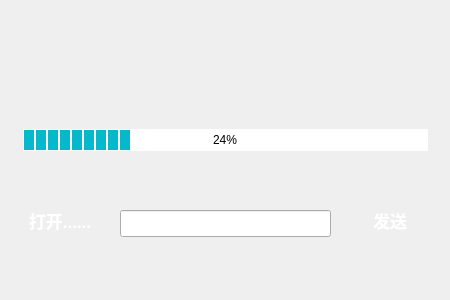
<?xml version="1.0" encoding="UTF-8"?>
<ui version="4.0">
 <class>FileTransfer</class>
 <widget class="QWidget" name="FileTransfer">
  <property name="geometry">
   <rect>
    <x>0</x>
    <y>0</y>
    <width>450</width>
    <height>300</height>
   </rect>
  </property>
  <property name="windowTitle">
   <string>Form</string>
  </property>
  <widget class="QPushButton" name="Open_pushButton">
   <property name="geometry">
    <rect>
     <x>10</x>
     <y>200</y>
     <width>100</width>
     <height>40</height>
    </rect>
   </property>
   <property name="focusPolicy">
    <enum>Qt::NoFocus</enum>
   </property>
   <property name="styleSheet">
    <string notr="true">QPushButton{
    color: white;
    font: bold 13pt;
    border:none;
    min-height: 24px;
    min-width: 60px;
	border-image: url(:/images/images/button-login.svg);
	
}
QPushButton:hover{
    color: lightgray;
    border:none;
	border-image: url(:/images/images/button-login-hover.svg);
}
QPushButton:pressed {
    color: lightgray;
    border:none;
	border-image: url(:/images/images/button-login-press.svg);
    padding-top: -15px;
    padding-bottom: -17px;
} </string>
   </property>
   <property name="text">
    <string>打开......</string>
   </property>
  </widget>
  <widget class="QPushButton" name="Send_pushButton">
   <property name="geometry">
    <rect>
     <x>340</x>
     <y>200</y>
     <width>100</width>
     <height>40</height>
    </rect>
   </property>
   <property name="focusPolicy">
    <enum>Qt::NoFocus</enum>
   </property>
   <property name="styleSheet">
    <string notr="true">QPushButton{
    color: white;
    font: bold 13pt;
    border:none;
    min-height: 24px;
    min-width: 60px;
	border-image: url(:/images/images/button-login.svg);
	
}
QPushButton:hover{
    color: lightgray;
    border:none;
	border-image: url(:/images/images/button-login-hover.svg);
}
QPushButton:pressed {
    color: lightgray;
    border:none;
	border-image: url(:/images/images/button-login-press.svg);
    padding-top: -15px;
    padding-bottom: -17px;
} </string>
   </property>
   <property name="text">
    <string>发送</string>
   </property>
  </widget>
  <widget class="QLineEdit" name="FileName_lineEdit">
   <property name="geometry">
    <rect>
     <x>120</x>
     <y>210</y>
     <width>211</width>
     <height>27</height>
    </rect>
   </property>
  </widget>
  <widget class="QPushButton" name="pushButton">
   <property name="geometry">
    <rect>
     <x>420</x>
     <y>10</y>
     <width>20</width>
     <height>20</height>
    </rect>
   </property>
   <property name="focusPolicy">
    <enum>Qt::NoFocus</enum>
   </property>
   <property name="styleSheet">
    <string notr="true">QPushButton{
			border-image: url(:/images/images/button-quit.svg);
   			border:none;
}
QPushButton:hover{border:none;border-image: url(:/images/images/button-quit.svg);}
QPushButton:pressed{border:none;border-image: url(:/images/images/button-quit.svg);}</string>
   </property>
   <property name="text">
    <string/>
   </property>
   <property name="icon">
    <iconset resource="images.qrc">
     <normaloff>:/images/images/button-quit.svg</normaloff>:/images/images/button-quit.svg</iconset>
   </property>
   <property name="iconSize">
    <size>
     <width>25</width>
     <height>25</height>
    </size>
   </property>
  </widget>
  <widget class="QWidget" name="layoutWidget">
   <property name="geometry">
    <rect>
     <x>10</x>
     <y>40</y>
     <width>431</width>
     <height>111</height>
    </rect>
   </property>
   <layout class="QHBoxLayout" name="horizontalLayout">
    <item>
     <widget class="QLabel" name="OwnAvatar_label">
      <property name="text">
       <string/>
      </property>
      <property name="pixmap">
       <pixmap resource="images.qrc">:/images/images/avatar.png</pixmap>
      </property>
     </widget>
    </item>
    <item>
     <layout class="QVBoxLayout" name="verticalLayout">
      <item>
       <spacer name="horizontalSpacer">
        <property name="orientation">
         <enum>Qt::Horizontal</enum>
        </property>
        <property name="sizeHint" stdset="0">
         <size>
          <width>68</width>
          <height>20</height>
         </size>
        </property>
       </spacer>
      </item>
      <item>
       <widget class="QLabel" name="Status_label">
        <property name="text">
         <string/>
        </property>
       </widget>
      </item>
      <item>
       <widget class="QProgressBar" name="transProgressBar">
        <property name="styleSheet">
         <string notr="true">QProgressBar {
    border: 5px;
	border-color: rgb(74, 181, 238);
    text-align: center;
}

QProgressBar::chunk {
    background-color: #05B8CC;
    width: 10px;
	margin: 0.5px;
}</string>
        </property>
        <property name="value">
         <number>24</number>
        </property>
       </widget>
      </item>
     </layout>
    </item>
    <item>
     <widget class="QLabel" name="FriendAvatar_label">
      <property name="text">
       <string/>
      </property>
      <property name="pixmap">
       <pixmap resource="images.qrc">:/images/images/avatar.png</pixmap>
      </property>
     </widget>
    </item>
   </layout>
  </widget>
  <zorder>layoutWidget</zorder>
  <zorder>Open_pushButton</zorder>
  <zorder>Send_pushButton</zorder>
  <zorder>FileName_lineEdit</zorder>
  <zorder>pushButton</zorder>
 </widget>
 <resources>
  <include location="images.qrc"/>
 </resources>
 <connections>
  <connection>
   <sender>pushButton</sender>
   <signal>clicked()</signal>
   <receiver>FileTransfer</receiver>
   <slot>close()</slot>
   <hints>
    <hint type="sourcelabel">
     <x>423</x>
     <y>19</y>
    </hint>
    <hint type="destinationlabel">
     <x>59</x>
     <y>22</y>
    </hint>
   </hints>
  </connection>
 </connections>
</ui>
